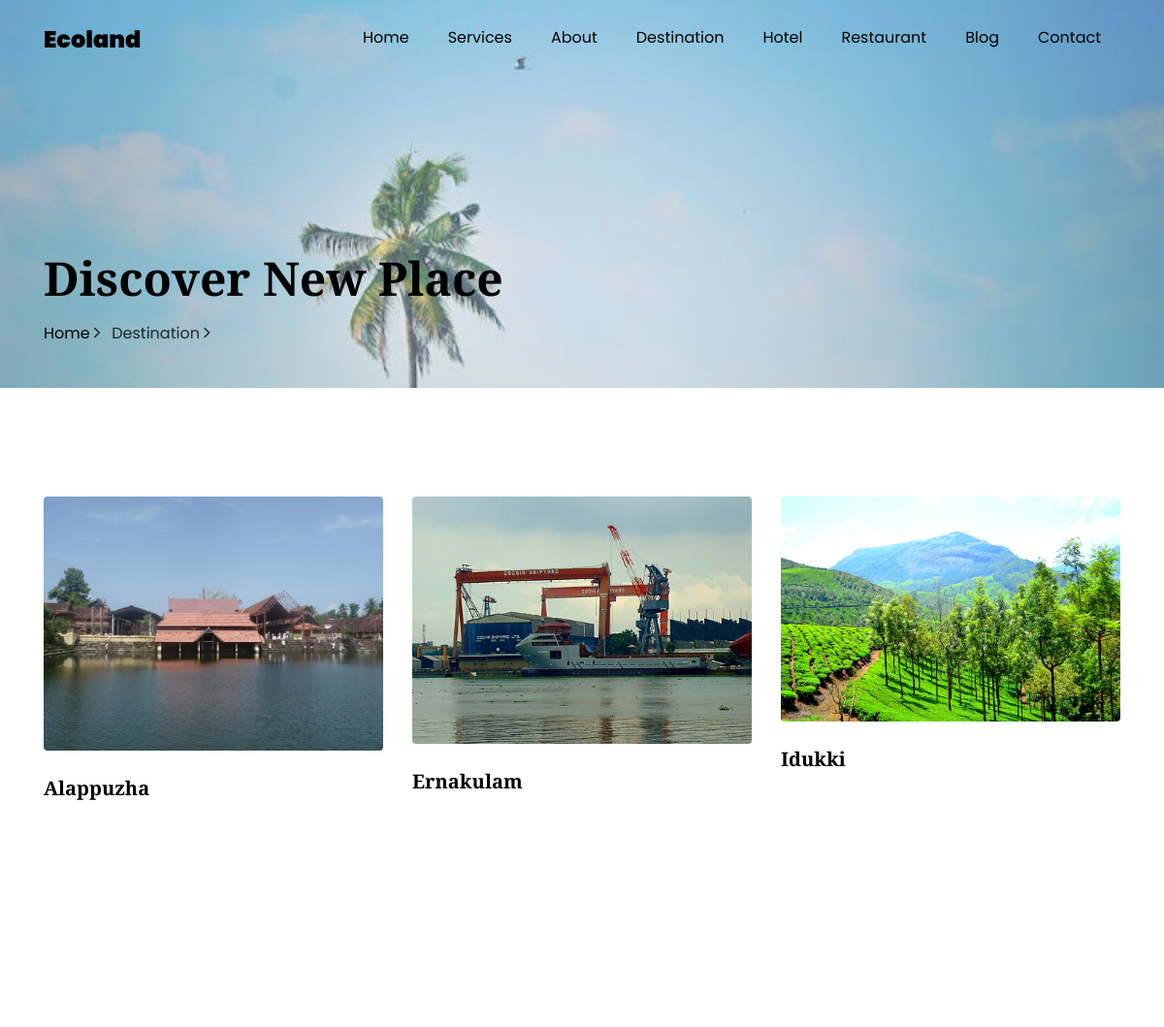
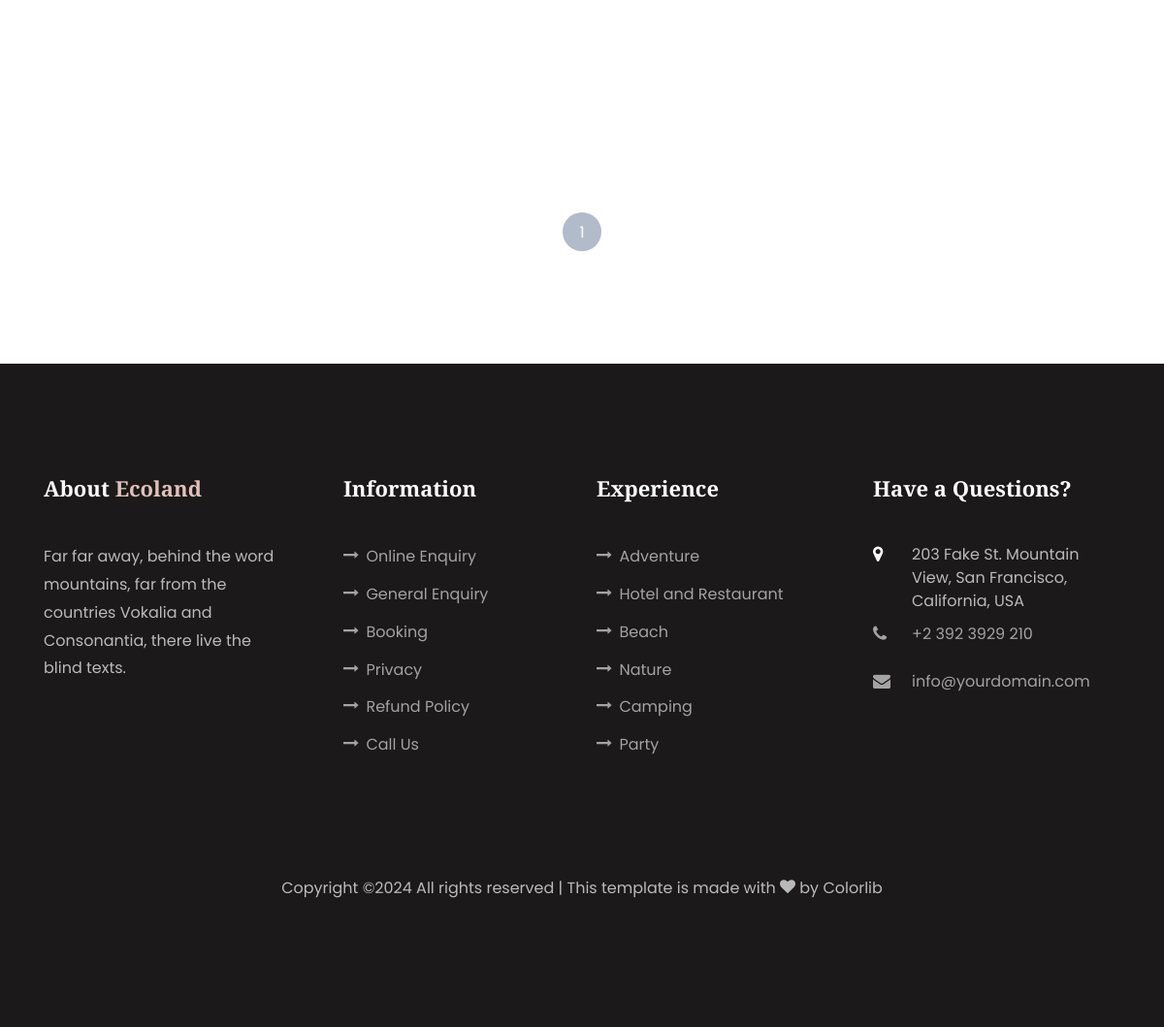
The page /frontend/Singlepage/1 on the database its author committed (2 pictures, top to bottom).
### frontend/models.py (models this page shows, shortened)
class destination(models.Model):
    State = models.ForeignKey(state,on_delete=models.CASCADE,null=True,blank=True)
    Image = models.ImageField(upload_to='destination_images',null=True,blank=True)
    Name = models.CharField(max_length=50,null=True,blank=True)

### frontend/views.py (the view)
# urls.py: path('Singlepage/<int:id>',views.Singlepage,name="Singlepage"),
def Singlepage(request, id):
    y = destination.objects.filter(State=id)
    bg_img = state.objects.get(id=id).Image if state.objects.filter(id=id).exists() else None
    context = {
        'y': y,
        'bg_img': bg_img
    }
    return render(request, "single_page.html", context)

### frontend/templates/single_page.html (shortened to what this page needs)
<!DOCTYPE html>
{% load static %}
<html lang="en">
  <head>
    <link rel="stylesheet" href="{% static 'css/open-iconic-bootstrap.min.css' %}">
    <link rel="stylesheet" href="{% static 'css/animate.css' %}">
    <link rel="stylesheet" href="{% static 'css/owl.carousel.min.css' %}">
    <link rel="stylesheet" href="{% static 'css/owl.theme.default.min.css' %}">
    <link rel="stylesheet" href="{% static 'css/magnific-popup.css' %}">
    <link rel="stylesheet" href="{% static 'css/aos.css' %}">
    <link rel="stylesheet" href="{% static 'css/ionicons.min.css' %}">
    <link rel="stylesheet" href="{% static 'css/flaticon.css' %}">
    <link rel="stylesheet" href="{% static 'css/icomoon.css' %}">
    <link rel="stylesheet" href="{% static 'css/style.css' %}">
  </head>
  <body data-spy="scroll" data-target=".site-navbar-target" data-offset="300">
    <nav class="navbar navbar-expand-lg navbar-dark ftco_navbar bg-dark ftco-navbar-light site-navbar-target" id="ftco-navbar">
	    <div class="container">
	      <a class="navbar-brand" href="index.html">Ecoland</a>
	      <div class="collapse navbar-collapse" id="ftco-nav">
	        <ul class="navbar-nav nav ml-auto">
	          <li class="nav-item"><a href="index.html#home-section" class="nav-link"><span>Home</span></a></li>
	          <li class="nav-item"><a href="#" class="nav-link"><span>Services</span></a></li>
	          <li class="nav-item"><a href="#" class="nav-link"><span>About</span></a></li>
	          <li class="nav-item"><a href="#" class="nav-link"><span>Destination</span></a></li>
	          <li class="nav-item"><a href="#" class="nav-link"><span>Hotel</span></a></li>
	          <li class="nav-item"><a href="#" class="nav-link"><span>Restaurant</span></a></li>
	          <li class="nav-item"><a href="#" class="nav-link"><span>Blog</span></a></li>
	          <li class="nav-item"><a href="#" class="nav-link"><span>Contact</span></a></li>
	        </ul>
	      </div>
	    </div>
	  </nav>
	  <section class="hero-wrap hero-wrap-2" style="background-image: url({{ bg_img.url }});" data-stellar-background-ratio="0.5">
		<div class="overlay"></div>
      <div class="container">
        <div class="row no-gutters slider-text align-items-end justify-content-start">
          <div class="col-md-9 ftco-animate pb-4">
            <h1 class="mb-3 bread">Discover New Place</h1>
             <p class="breadcrumbs"><span class="mr-2"><a href="index.html">Home <i class="ion-ios-arrow-forward"></i></a></span> <span>Destination <i class="ion-ios-arrow-forward"></i></span></p>
          </div>
        </div>
      </div>
    </section>
    <section class="ftco-section">
    	<div class="container">
    		<div class="row">
    			<div class="col-lg-12 pr-lg-8">
    				<div class="row">
						{% for o in y %}
						<div class="col-md-6 col-lg-4 ftco-animate">
							<div class="project">
								<div class="img">
									<a href="{% url 'Destination_single' o.id %}"><img src="{{o.Image.url}}" class="img-fluid" alt="Colorlib Template"></a>
								</div>
								<div class="text">
									<h3><a href="destination.html">{{o.Name}}</a></h3>
								</div>
							</div>
						</div>
						{% endfor %}
		    		</div>
		    		<div class="row mt-5">
		          <div class="col text-center">
		            <div class="block-27">
		              <ul>
		                <li class="active"><span>1</span></li>
		              </ul>
		            </div>
		          </div>
		        </div>
    			</div>
    		</div>
    	</div>
    </section>
    <footer class="ftco-footer ftco-section">
      <div class="container">
        <div class="row mb-5">
          <div class="col-md">
            <div class="ftco-footer-widget mb-4">
              <h2 class="ftco-heading-2">About <span><a href="index.html">Ecoland</a></span></h2>
              <p>Far far away, behind the word mountains, far from the countries Vokalia and Consonantia, there live the blind texts.</p>
              <ul class="ftco-footer-social list-unstyled float-md-left float-lft mt-5">
              </ul>
            </div>
          </div>
          <div class="col-md">
            <div class="ftco-footer-widget mb-4 ml-md-4">
              <h2 class="ftco-heading-2">Information</h2>
              <ul class="list-unstyled">
                <li><a href="#"><span class="icon-long-arrow-right mr-2"></span>Online Enquiry</a></li>
                <li><a href="#"><span class="icon-long-arrow-right mr-2"></span>General Enquiry</a></li>
                <li><a href="#"><span class="icon-long-arrow-right mr-2"></span>Booking</a></li>
                <li><a href="#"><span class="icon-long-arrow-right mr-2"></span>Privacy</a></li>
                <li><a href="#"><span class="icon-long-arrow-right mr-2"></span>Refund Policy</a></li>
                <li><a href="#"><span class="icon-long-arrow-right mr-2"></span>Call Us</a></li>
              </ul>
            </div>
          </div>
          <div class="col-md">
             <div class="ftco-footer-widget mb-4">
              <h2 class="ftco-heading-2">Experience</h2>
              <ul class="list-unstyled">
                <li><a href="#"><span class="icon-long-arrow-right mr-2"></span>Adventure</a></li>
                <li><a href="#"><span class="icon-long-arrow-right mr-2"></span>Hotel and Restaurant</a></li>
                <li><a href="#"><span class="icon-long-arrow-right mr-2"></span>Beach</a></li>
                <li><a href="#"><span class="icon-long-arrow-right mr-2"></span>Nature</a></li>
                <li><a href="#"><span class="icon-long-arrow-right mr-2"></span>Camping</a></li>
                <li><a href="#"><span class="icon-long-arrow-right mr-2"></span>Party</a></li>
              </ul>
            </div>
          </div>
          <div class="col-md">
            <div class="ftco-footer-widget mb-4">
            	<h2 class="ftco-heading-2">Have a Questions?</h2>
            	<div class="block-23 mb-3">
	              <ul>
	                <li><span class="icon icon-map-marker"></span><span class="text">203 Fake St. Mountain View, San Francisco, California, USA</span></li>
	                <li><a href="#"><span class="icon icon-phone"></span><span class="text">+2 392 3929 210</span></a></li>
	                <li><a href="#"><span class="icon icon-envelope"></span><span class="text">info@yourdomain.com</span></a></li>
	              </ul>
	            </div>
            </div>
          </div>
        </div>
        <div class="row">
          <div class="col-md-12 text-center">
            <p>
  Copyright &copy;<script>document.write(new Date().getFullYear());</script> All rights reserved | This template is made with <i class="icon-heart color-danger" aria-hidden="true"></i> by <a href="https://colorlib.com" target="_blank">Colorlib</a>
  </p>
          </div>
        </div>
      </div>
    </footer>
  </body>
</html>

### frontend/static/css/icomoon.css (style rules this page uses)
[class^="icon-"], [class*=" icon-"] { font-family: 'icomoon' !important; speak: none; font-style: normal; font-weight: normal; font-variant: normal; text-transform: none; line-height: 1; -webkit-font-smoothing: antialiased; -moz-osx-font-smoothing: grayscale; }
.icon-heart:before { content: "\f004"; }
.icon-map-marker:before { content: "\f041"; }
.icon-phone:before { content: "\f095"; }
.icon-envelope:before { content: "\f0e0"; }
.icon-long-arrow-right:before { content: "\f178"; }

### rows shown on the page
destination: Image (picture), Name "Alappuzha"
destination: Image (picture), Name "Ernakulam"
destination: Image (picture), Name "Idukki"
